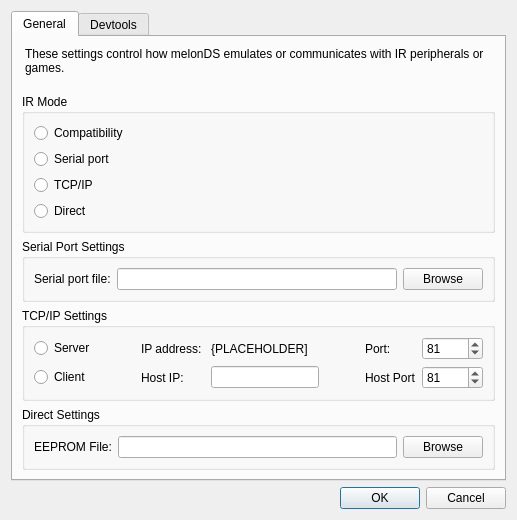
<?xml version="1.0" encoding="UTF-8"?>
<ui version="4.0">
 <class>IRSettingsDialog</class>
 <widget class="QDialog" name="IRSettingsDialog">
  <property name="geometry">
   <rect>
    <x>0</x>
    <y>0</y>
    <width>570</width>
    <height>518</height>
   </rect>
  </property>
  <property name="sizePolicy">
   <sizepolicy hsizetype="Fixed" vsizetype="Fixed">
    <horstretch>0</horstretch>
    <verstretch>0</verstretch>
   </sizepolicy>
  </property>
  <property name="windowTitle">
   <string>IR settings - melonDS</string>
  </property>
  <layout class="QVBoxLayout" name="verticalLayout">
   <property name="sizeConstraint">
    <enum>QLayout::SizeConstraint::SetFixedSize</enum>
   </property>
   <item>
    <widget class="QTabWidget" name="Tabs">
     <property name="currentIndex">
      <number>0</number>
     </property>
     <widget class="QWidget" name="General">
      <attribute name="title">
       <string>General</string>
      </attribute>
      <layout class="QGridLayout" name="gridLayout_8">
       <item row="0" column="0">
        <widget class="QLabel" name="labelMainDescription">
         <property name="styleSheet">
          <string notr="true">QLabel {
    margin-bottom: 12px;
}</string>
         </property>
         <property name="text">
          <string>&lt;html&gt;&lt;head/&gt;&lt;body&gt;&lt;p&gt;These settings control how melonDS emulates or communicates with IR peripherals or games.&lt;/p&gt;&lt;/body&gt;&lt;/html&gt;</string>
         </property>
         <property name="wordWrap">
          <bool>true</bool>
         </property>
         <property name="margin">
          <number>0</number>
         </property>
        </widget>
       </item>
       <item row="1" column="0">
        <widget class="QGroupBox" name="modeSelect">
         <property name="title">
          <string>IR Mode</string>
         </property>
         <layout class="QGridLayout" name="gridLayout">
          <item row="10" column="0">
           <widget class="QRadioButton" name="rbDirect">
            <property name="whatsThis">
             <string>&lt;html&gt;&lt;head/&gt;&lt;body&gt;&lt;p&gt;IP Mode bypasses the serial connection entirely. This is designed to increase stability for use with other IR peripheral emulators that support this feature.&lt;/p&gt;&lt;/body&gt;&lt;/html&gt;</string>
            </property>
            <property name="text">
             <string>Direct</string>
            </property>
           </widget>
          </item>
          <item row="7" column="0">
           <widget class="QRadioButton" name="rbCompat">
            <property name="text">
             <string>Compatibility</string>
            </property>
            <property name="checkable">
             <bool>true</bool>
            </property>
            <property name="checked">
             <bool>false</bool>
            </property>
           </widget>
          </item>
          <item row="9" column="0">
           <widget class="QRadioButton" name="rbTCP">
            <property name="whatsThis">
             <string>&lt;html&gt;&lt;head/&gt;&lt;body&gt;&lt;p&gt;Serial mode should be used if you have a physical IrDa adapter connected to this machine.&lt;/p&gt;&lt;/body&gt;&lt;/html&gt;</string>
            </property>
            <property name="text">
             <string>TCP/IP</string>
            </property>
           </widget>
          </item>
          <item row="8" column="0">
           <widget class="QRadioButton" name="rbSerial">
            <property name="text">
             <string>Serial port</string>
            </property>
           </widget>
          </item>
         </layout>
        </widget>
       </item>
       <item row="4" column="0">
        <widget class="QGroupBox" name="groupBoxDirect">
         <property name="title">
          <string>Direct Settings</string>
         </property>
         <property name="toolTip">
          <string>WARNING!!! Experimental, Backup your save before using!!!</string>
         </property>
         <layout class="QGridLayout" name="gridLayout_4">
          <item row="2" column="1" alignment="Qt::AlignmentFlag::AlignVCenter">
           <widget class="QPathInput" name="txtEepromFile"/>
          </item>
          <item row="2" column="0" alignment="Qt::AlignmentFlag::AlignLeft">
           <widget class="QLabel" name="label">
            <property name="text">
             <string>EEPROM File:</string>
            </property>
           </widget>
          </item>
          <item row="2" column="2">
           <widget class="QPushButton" name="EepromBrowse">
            <property name="text">
             <string>Browse</string>
            </property>
           </widget>
          </item>
         </layout>
        </widget>
       </item>
       <item row="2" column="0">
        <widget class="QGroupBox" name="groupBoxSerial">
         <property name="title">
          <string>Serial Port Settings</string>
         </property>
         <layout class="QGridLayout" name="gridLayout_3">
          <item row="1" column="0">
           <widget class="QLabel" name="labelPort">
            <property name="text">
             <string>Serial port file:</string>
            </property>
           </widget>
          </item>
          <item row="1" column="2">
           <widget class="QPathInput" name="txtSerialPath"/>
          </item>
          <item row="1" column="3">
           <widget class="QPushButton" name="pushButton_2">
            <property name="text">
             <string>Browse</string>
            </property>
           </widget>
          </item>
         </layout>
        </widget>
       </item>
       <item row="3" column="0">
        <widget class="QGroupBox" name="groupBoxTCP">
         <property name="enabled">
          <bool>true</bool>
         </property>
         <property name="title">
          <string>TCP/IP Settings</string>
         </property>
         <layout class="QGridLayout" name="gridLayout_2">
          <item row="5" column="3">
           <widget class="QLineEdit" name="boxHostIP"/>
          </item>
          <item row="0" column="5">
           <widget class="QLabel" name="txtSelfPort">
            <property name="text">
             <string>Port:</string>
            </property>
           </widget>
          </item>
          <item row="0" column="0" alignment="Qt::AlignmentFlag::AlignLeft">
           <widget class="QRadioButton" name="rb_TCPServer">
            <property name="text">
             <string>Server</string>
            </property>
           </widget>
          </item>
          <item row="5" column="5">
           <widget class="QLabel" name="label_3">
            <property name="text">
             <string>Host Port</string>
            </property>
           </widget>
          </item>
          <item row="5" column="4">
           <spacer name="horizontalSpacer_4">
            <property name="orientation">
             <enum>Qt::Orientation::Horizontal</enum>
            </property>
            <property name="sizeHint" stdset="0">
             <size>
              <width>40</width>
              <height>20</height>
             </size>
            </property>
           </spacer>
          </item>
          <item row="5" column="1">
           <spacer name="horizontalSpacer_3">
            <property name="orientation">
             <enum>Qt::Orientation::Horizontal</enum>
            </property>
            <property name="sizeHint" stdset="0">
             <size>
              <width>40</width>
              <height>20</height>
             </size>
            </property>
           </spacer>
          </item>
          <item row="0" column="1">
           <spacer name="horizontalSpacer">
            <property name="orientation">
             <enum>Qt::Orientation::Horizontal</enum>
            </property>
            <property name="sizeHint" stdset="0">
             <size>
              <width>20</width>
              <height>20</height>
             </size>
            </property>
           </spacer>
          </item>
          <item row="5" column="2">
           <widget class="QLabel" name="label_6">
            <property name="text">
             <string>Host IP:</string>
            </property>
           </widget>
          </item>
          <item row="0" column="3">
           <widget class="QLabel" name="lblSelfIP">
            <property name="text">
             <string>{PLACEHOLDER]</string>
            </property>
           </widget>
          </item>
          <item row="0" column="4">
           <spacer name="horizontalSpacer_2">
            <property name="orientation">
             <enum>Qt::Orientation::Horizontal</enum>
            </property>
            <property name="sizeHint" stdset="0">
             <size>
              <width>40</width>
              <height>20</height>
             </size>
            </property>
           </spacer>
          </item>
          <item row="0" column="6">
           <widget class="QSpinBox" name="boxSelfPort">
            <property name="maximum">
             <number>65535</number>
            </property>
            <property name="value">
             <number>81</number>
            </property>
           </widget>
          </item>
          <item row="5" column="6">
           <widget class="QSpinBox" name="txtHostPort">
            <property name="maximum">
             <number>65535</number>
            </property>
            <property name="value">
             <number>81</number>
            </property>
           </widget>
          </item>
          <item row="5" column="0" alignment="Qt::AlignmentFlag::AlignLeft">
           <widget class="QRadioButton" name="rb_TCPClient">
            <property name="text">
             <string>Client</string>
            </property>
           </widget>
          </item>
          <item row="0" column="2">
           <widget class="QLabel" name="label_4">
            <property name="text">
             <string>IP address: </string>
            </property>
           </widget>
          </item>
         </layout>
        </widget>
       </item>
      </layout>
     </widget>
     <widget class="QWidget" name="Devtools">
      <attribute name="title">
       <string>Devtools</string>
      </attribute>
      <layout class="QGridLayout" name="gridLayout_10">
       <item row="0" column="0">
        <layout class="QGridLayout" name="gridLayout_9">
         <item row="6" column="0">
          <widget class="QCheckBox" name="checkBox_3">
           <property name="text">
            <string>Decompress Packets</string>
           </property>
          </widget>
         </item>
         <item row="0" column="0" alignment="Qt::AlignmentFlag::AlignLeft">
          <widget class="QCheckBox" name="checkBox">
           <property name="text">
            <string>Enable Packet log</string>
           </property>
          </widget>
         </item>
         <item row="0" column="1">
          <widget class="QLineEdit" name="txtDevLog"/>
         </item>
         <item row="5" column="0">
          <widget class="QCheckBox" name="checkBox_2">
           <property name="text">
            <string>Decrypt Bytes (XOR by 0xAA)</string>
           </property>
          </widget>
         </item>
         <item row="0" column="2">
          <widget class="QPushButton" name="PacketLogBrowse">
           <property name="text">
            <string>Browse</string>
           </property>
          </widget>
         </item>
        </layout>
       </item>
       <item row="1" column="0">
        <widget class="QGroupBox" name="gridGroupBox">
         <property name="title">
          <string>Format Options</string>
         </property>
         <layout class="QGridLayout" name="gridLayout_7">
          <item row="0" column="0">
           <widget class="QRadioButton" name="radioButton">
            <property name="text">
             <string>Readable</string>
            </property>
           </widget>
          </item>
          <item row="1" column="0">
           <widget class="QRadioButton" name="radioButton_2">
            <property name="text">
             <string>Binary</string>
            </property>
           </widget>
          </item>
         </layout>
        </widget>
       </item>
      </layout>
     </widget>
    </widget>
   </item>
   <item>
    <widget class="QDialogButtonBox" name="BottomButtons">
     <property name="orientation">
      <enum>Qt::Orientation::Horizontal</enum>
     </property>
     <property name="standardButtons">
      <set>QDialogButtonBox::StandardButton::Cancel|QDialogButtonBox::StandardButton::Ok</set>
     </property>
    </widget>
   </item>
  </layout>
 </widget>
 <customwidgets>
  <customwidget>
   <class>QPathInput</class>
   <extends>QLineEdit</extends>
   <header>QPathInput.h</header>
  </customwidget>
 </customwidgets>
 <resources/>
 <connections>
  <connection>
   <sender>BottomButtons</sender>
   <signal>accepted()</signal>
   <receiver>IRSettingsDialog</receiver>
   <slot>accept()</slot>
   <hints>
    <hint type="sourcelabel">
     <x>248</x>
     <y>254</y>
    </hint>
    <hint type="destinationlabel">
     <x>157</x>
     <y>274</y>
    </hint>
   </hints>
  </connection>
  <connection>
   <sender>BottomButtons</sender>
   <signal>rejected()</signal>
   <receiver>IRSettingsDialog</receiver>
   <slot>reject()</slot>
   <hints>
    <hint type="sourcelabel">
     <x>316</x>
     <y>260</y>
    </hint>
    <hint type="destinationlabel">
     <x>286</x>
     <y>274</y>
    </hint>
   </hints>
  </connection>
 </connections>
</ui>
